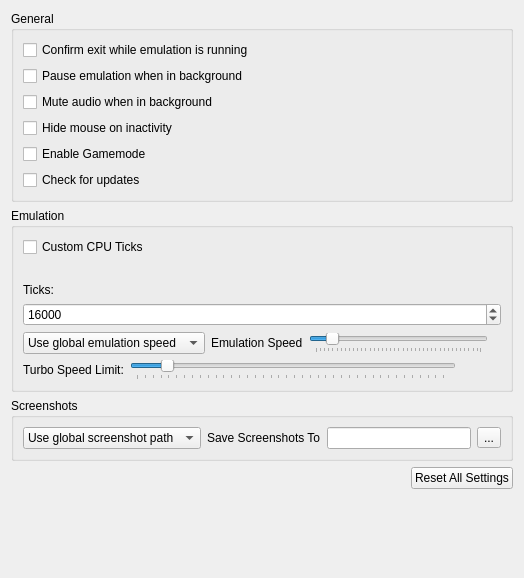
<?xml version="1.0" encoding="UTF-8"?>
<ui version="4.0">
 <class>ConfigureGeneral</class>
 <widget class="QWidget" name="ConfigureGeneral">
  <property name="geometry">
   <rect>
    <x>0</x>
    <y>0</y>
    <width>524</width>
    <height>578</height>
   </rect>
  </property>
  <property name="windowTitle">
   <string>Form</string>
  </property>
  <layout class="QHBoxLayout" name="horizontalLayout">
   <item>
    <layout class="QVBoxLayout" name="verticalLayout">
     <item>
      <widget class="QGroupBox" name="general_group">
       <property name="title">
        <string>General</string>
       </property>
       <layout class="QVBoxLayout" name="verticalLayout_5">
        <item>
         <widget class="QCheckBox" name="toggle_check_exit">
          <property name="text">
           <string>Confirm exit while emulation is running</string>
          </property>
         </widget>
        </item>
        <item>
         <widget class="QCheckBox" name="toggle_background_pause">
          <property name="text">
           <string>Pause emulation when in background</string>
          </property>
         </widget>
        </item>
        <item>
         <widget class="QCheckBox" name="toggle_background_mute">
          <property name="text">
           <string>Mute audio when in background</string>
          </property>
         </widget>
        </item>
        <item>
         <widget class="QCheckBox" name="toggle_hide_mouse">
          <property name="text">
           <string>Hide mouse on inactivity</string>
          </property>
         </widget>
        </item>
        <item>
         <widget class="QCheckBox" name="toggle_gamemode">
          <property name="text">
           <string>Enable Gamemode</string>
          </property>
         </widget>
        </item>
        <item>
         <widget class="QCheckBox" name="toggle_update_checker">
          <property name="text">
           <string>Check for updates</string>
          </property>
         </widget>
        </item>
       </layout>
      </widget>
     </item>
     <item>
      <widget class="QGroupBox" name="emulation_group">
       <property name="title">
        <string>Emulation</string>
       </property>
       <layout class="QVBoxLayout" name="verticalLayout_2">
        <item>
         <widget class="QCheckBox" name="toggle_custom_cpu_ticks">
          <property name="toolTip">
           <string>&lt;html&gt;&lt;body&gt;Set a custom value of CPU ticks. Higher values can increase performance but if they're too high, it may cause the game to freeze. A range of 77-21000 is recommended.&lt;/body&gt;&lt;/html&gt;</string>
          </property>
          <property name="text">
           <string>Custom CPU Ticks</string>
          </property>
         </widget>
        </item>
        <item>
         <spacer name="horizontalSpacer">
          <property name="orientation">
           <enum>Qt::Horizontal</enum>
          </property>
          <property name="sizeHint" stdset="0">
           <size>
            <width>40</width>
            <height>20</height>
           </size>
          </property>
         </spacer>
        </item>
        <item>
         <widget class="QLabel" name="label_2">
          <property name="text">
           <string>Ticks:</string>
          </property>
         </widget>
        </item>
        <item>
         <widget class="QSpinBox" name="custom_cpu_ticks_spinbox">
          <property name="minimum">
            <number>77</number>
           </property>
          <property name="maximum">
           <number>65535</number>
          </property>
          <property name="value">
           <number>16000</number>
          </property>
         </widget>
        </item>
        <item>
         <widget class="QWidget" name="emulation_speed_layout" native="true">
          <layout class="QHBoxLayout" name="emulation_speed_layout_inner">
           <property name="leftMargin">
            <number>0</number>
           </property>
           <property name="topMargin">
            <number>0</number>
           </property>
           <property name="rightMargin">
            <number>0</number>
           </property>
           <property name="bottomMargin">
            <number>0</number>
           </property>
           <item>
            <widget class="QComboBox" name="emulation_speed_combo">
             <item>
              <property name="text">
               <string>Use global emulation speed</string>
              </property>
             </item>
             <item>
              <property name="text">
               <string>Set emulation speed</string>
              </property>
             </item>
            </widget>
           </item>
           <item>
            <widget class="QLabel" name="label_emulation_speed">
             <property name="text">
              <string>Emulation Speed</string>
             </property>
            </widget>
           </item>
           <item>
            <widget class="QSlider" name="frame_limit">
             <property name="minimum">
              <number>0</number>
             </property>
             <property name="maximum">
              <number>199</number>
             </property>
             <property name="singleStep">
              <number>5</number>
             </property>
             <property name="pageStep">
              <number>15</number>
             </property>
             <property name="value">
              <number>19</number>
             </property>
             <property name="orientation">
              <enum>Qt::Horizontal</enum>
             </property>
             <property name="tickPosition">
              <enum>QSlider::TicksBelow</enum>
             </property>
            </widget>
           </item>
           <item>
            <widget class="QLabel" name="emulation_speed_display_label">
             <property name="text">
              <string/>
             </property>
             <property name="alignment">
              <set>Qt::AlignRight|Qt::AlignTrailing|Qt::AlignVCenter</set>
             </property>
            </widget>
           </item>
          </layout>
         </widget>
        </item>
        <item>
         <widget class="QWidget" name="turbo_limit_layout" native="true">
          <layout class="QHBoxLayout" name="turbo_limit_layout_inner">
           <property name="leftMargin">
            <number>0</number>
           </property>
           <property name="topMargin">
            <number>0</number>
           </property>
           <property name="rightMargin">
            <number>0</number>
           </property>
           <property name="bottomMargin">
            <number>0</number>
           </property>
           <item>
            <widget class="QLabel" name="turbo_limit_label">
             <property name="text">
              <string>Turbo Speed Limit:</string>
             </property>
            </widget>
           </item>
           <item>
            <widget class="QSlider" name="turbo_limit">
             <property name="minimum">
              <number>0</number>
             </property>
             <property name="maximum">
              <number>198</number>
             </property>
             <property name="singleStep">
              <number>5</number>
             </property>
             <property name="pageStep">
              <number>15</number>
             </property>
             <property name="value">
              <number>19</number>
             </property>
             <property name="orientation">
              <enum>Qt::Horizontal</enum>
             </property>
             <property name="tickPosition">
              <enum>QSlider::TicksBelow</enum>
             </property>
            </widget>
           </item>
           <item>
            <spacer name="horizontalSpacer">
             <property name="orientation">
              <enum>Qt::Horizontal</enum>
             </property>
             <property name="sizeType">
              <enum>QSizePolicy::Fixed</enum>
             </property>
             <property name="sizeHint" stdset="0">
              <size>
               <width>32</width>
               <height>20</height>
              </size>
             </property>
            </spacer>
           </item>
           <item>
            <widget class="QLabel" name="turbo_limit_display_label">
             <property name="text">
              <string/>
             </property>
             <property name="alignment">
              <set>Qt::AlignRight|Qt::AlignTrailing|Qt::AlignVCenter</set>
             </property>
            </widget>
           </item>
          </layout>
         </widget>
        </item>
       </layout>
      </widget>
     </item>
     <item>
      <widget class="QGroupBox" name="screenshot_group">
       <property name="title">
        <string>Screenshots</string>
       </property>
       <layout class="QGridLayout" name="gridLayout">
        <property name="verticalSpacing">
         <number>0</number>
        </property>
        <item row="0" column="1">
         <widget class="QWidget" name="widget_screenshot" native="true">
          <layout class="QHBoxLayout" name="screenshot_layout">
           <property name="leftMargin">
            <number>0</number>
           </property>
           <property name="topMargin">
            <number>0</number>
           </property>
           <property name="rightMargin">
            <number>0</number>
           </property>
           <property name="bottomMargin">
            <number>0</number>
           </property>
           <item>
            <widget class="QComboBox" name="screenshot_combo">
             <item>
              <property name="text">
               <string>Use global screenshot path</string>
              </property>
             </item>
             <item>
              <property name="text">
               <string>Set screenshot path:</string>
              </property>
             </item>
            </widget>
           </item>
           <item>
            <widget class="QLabel" name="screenshot_dir_label">
             <property name="text">
              <string>Save Screenshots To</string>
             </property>
            </widget>
           </item>
           <item>
            <widget class="QLineEdit" name="screenshot_dir_path"/>
           </item>
           <item>
            <widget class="QToolButton" name="change_screenshot_dir">
             <property name="text">
              <string>...</string>
             </property>
            </widget>
           </item>
          </layout>
         </widget>
        </item>
       </layout>
      </widget>
     </item>
     <item alignment="Qt::AlignRight">
      <widget class="QPushButton" name="button_reset_defaults">
       <property name="text">
        <string>Reset All Settings</string>
       </property>
      </widget>
     </item>
     <item>
      <spacer name="verticalSpacer">
       <property name="orientation">
        <enum>Qt::Vertical</enum>
       </property>
       <property name="sizeHint" stdset="0">
        <size>
         <width>20</width>
         <height>40</height>
        </size>
       </property>
      </spacer>
     </item>
    </layout>
   </item>
  </layout>
 </widget>
 <tabstops>
  <tabstop>toggle_custom_cpu_ticks</tabstop>
  <tabstop>custom_cpu_ticks_spinbox</tabstop>
  <tabstop>toggle_check_exit</tabstop>
  <tabstop>toggle_background_pause</tabstop>
  <tabstop>toggle_hide_mouse</tabstop>
  <tabstop>toggle_update_checker</tabstop>
  <tabstop>button_reset_defaults</tabstop>
 </tabstops>
 <resources/>
 <connections>
  <connection>
   <sender>toggle_custom_cpu_ticks</sender>
   <signal>toggled(bool)</signal>
   <receiver>custom_cpu_ticks_spinbox</receiver>
   <slot>setEnabled(bool)</slot>
   <hints>
    <hint type="sourcelabel">
     <x>84</x>
     <y>157</y>
    </hint>
    <hint type="destinationlabel">
     <x>342</x>
     <y>158</y>
    </hint>
   </hints>
  </connection>
 </connections>
</ui>
